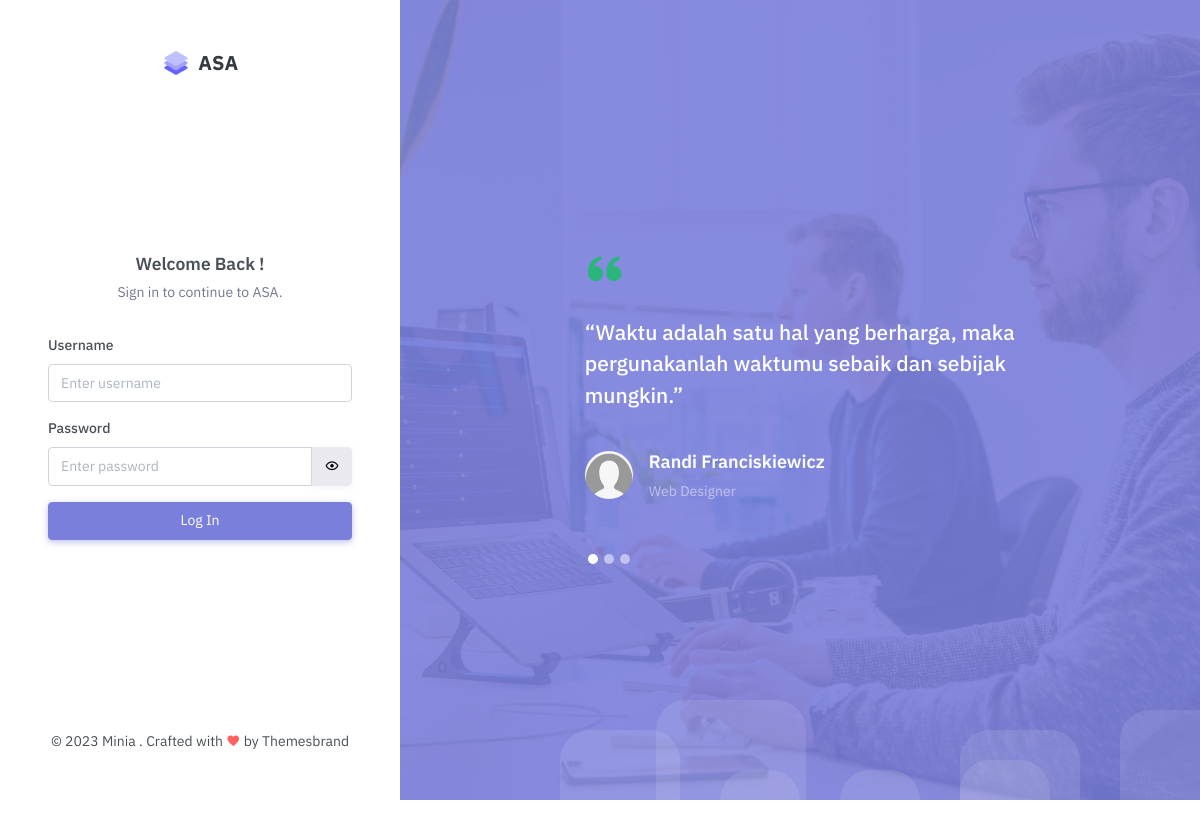
The page / on the database its author committed.
### tables this page shows
CREATE TABLE `quotes` (
  `id` int(11) NOT NULL,
  `namaguru` varchar(60) NOT NULL,
  `deskripsi` text NOT NULL,
  `datecreated` text NOT NULL
);

CREATE TABLE `dataguru` (
  `idguru` varchar(60) NOT NULL,
  `namaguru` varchar(60) NOT NULL,
  `nip` varchar(26) NOT NULL,
  `gurumapel` varchar(30) NOT NULL,
  `idkelas` varchar(30) DEFAULT NULL,
  `foto` text NOT NULL
);

### config/setting.php (called while the page is built, shortened)
<?php
    $scheme = $_SERVER['REQUEST_SCHEME'];
    $host = $_SERVER['HTTP_HOST'];
    $base_url['whatsApp'] = "$scheme://$host:8000";
    $base_url['main'] = "$scheme://$host/".MAIN_HOST;
    $base_url['assets'] = "$scheme://$host/".MAIN_HOST."/assets/";
    $base_url['foto'] = "$scheme://$host/".MAIN_HOST."/assets/uploads/";
?>

### auth/login.php (the view, shortened to what this page needs)
<?php
    if( isset( $_SESSION['lang'] ) ) {
        $lang = $_SESSION['lang'];
    }else {
        $lang = "en";
    }
    require_once "../config/setting.php";
    require_once "../config/db.php";
    $sql = "SELECT * FROM quotes JOIN dataguru ON quotes.namaguru = dataguru.namaguru GROUP BY quotes.id DESC LIMIT 3";
    $stmt = $db->prepare($sql);
    $stmt->execute();
    $lquotes = $stmt->fetchAll(PDO::FETCH_ASSOC);
    $username_err = $password_err = "";
?>
<!DOCTYPE html>
<html lang="<?php echo $lang ?>">
<head>
    <?php require_once '../layouts/head-style.php' ?>
</head>
<body>
<div class="auth-page">
    <div class="container-fluid p-0">
        <div class="row g-0">
            <div class="col-xxl-3 col-lg-4 col-md-5">
                <div class="auth-full-page-content d-flex p-sm-5 p-4">
                    <div class="w-100">
                        <div class="d-flex flex-column h-100">
                            <div class="mb-4 mb-md-5 text-center">
                                <a href="<?php echo $base_url['main']; ?>" class="d-block auth-logo">
                                    <img src="<?php echo $base_url['assets']; ?>images/logo-sm.svg" alt="" height="28"> <span class="logo-txt"><?php echo APP_NAME?></span>
                                </a>
                            </div>
                            <div class="auth-content my-auto">
                                <div class="text-center">
                                    <h5 class="mb-0">Welcome Back !</h5>
                                    <p class="text-muted mt-2">Sign in to continue to <?php echo APP_NAME?>.</p>
                                </div>
                                <form class="custom-form mt-4 pt-2" action="<?php echo htmlspecialchars($_SERVER["PHP_SELF"]); ?>" method="post">
                                    <div class="mb-3 <?php echo (!empty($username_err)) ? 'has-error' : ''; ?>">
                                        <label class="form-label" for="username">Username</label>
                                        <input type="text" class="form-control" id="username" placeholder="Enter username" name="username">
                                    </div>
                                    <div class="mb-3 <?php echo (!empty($password_err)) ? 'has-error' : ''; ?>">
                                        <div class="d-flex align-items-start">
                                            <div class="flex-grow-1">
                                                <label class="form-label" for="password">Password</label>
                                            </div>
                                        </div>
                                        <div class="input-group auth-pass-inputgroup">
                                            <input type="password" class="form-control" placeholder="Enter password" name="password" aria-label="Password" aria-describedby="password-addon">
                                            <button class="btn btn-light ms-0" type="button" id="password-addon"><i class="mdi mdi-eye-outline"></i></button>
                                        </div>
                                    </div>
                                    <div class="mb-3">
                                        <button class="btn btn-primary w-100 waves-effect waves-light" type="submit">Log In</button>
                                    </div>
                                </form>
                            </div>
                            <div class="mt-4 mt-md-5 text-center">
                                <p class="mb-0">©  Minia . Crafted with <i class="mdi mdi-heart text-danger"></i> by Themesbrand</p>
                            </div>
                        </div>
                    </div>
                </div>
            </div>
            <div class="col-xxl-9 col-lg-8 col-md-7">
                <div class="auth-bg pt-md-5 p-4 d-flex">
                    <div class="bg-overlay bg-primary"></div>
                    <ul class="bg-bubbles">
                        <li></li>
                        <li></li>
                        <li></li>
                        <li></li>
                        <li></li>
                        <li></li>
                        <li></li>
                    </ul>
                    <div class="row justify-content-center align-items-center">
                        <div class="col-xl-7">
                            <div class="p-0 p-sm-4 px-xl-0">
                                <div id="reviewcarouselIndicators" class="carousel slide" data-bs-ride="carousel">
                                    <div class="carousel-indicators carousel-indicators-rounded justify-content-start ms-0 mb-0">
                                        <button type="button" data-bs-target="#reviewcarouselIndicators" data-bs-slide-to="0" class="active" aria-current="true" aria-label="Slide 1"></button>
                                        <button type="button" data-bs-target="#reviewcarouselIndicators" data-bs-slide-to="1" aria-label="Slide 2"></button>
                                        <button type="button" data-bs-target="#reviewcarouselIndicators" data-bs-slide-to="2" aria-label="Slide 3"></button>
                                    </div>
                                    <div class="carousel-inner">
                                        <?php
                                            foreach ($lquotes as $key => $quote) {
                                                $active = $key == 0 ? 'active' : '';
                                                echo '
                                                    <div class="carousel-item '.$active.'">
                                                        <div class="testi-contain text-white">
                                                        <i class="bx bxs-quote-alt-left text-success display-6"></i>
                                                        <h4 class="mt-4 fw-medium lh-base text-white">“'.$quote['deskripsi'].'”
                                                        </h4>
                                                        <div class="mt-4 pt-3 pb-5">
                                                            <div class="d-flex align-items-start">
                                                                <div class="flex-shrink-0">
                                                                    <img src="'.$base_url['foto'].'/fotoguru/'.$quote['foto'].'" class="avatar-md img-fluid rounded-circle" alt="...">
                                                                </div>
                                                                <div class="flex-grow-1 ms-3 mb-4">
                                                                    <h5 class="font-size-18 text-white">'.$quote['namaguru'].'
                                                                    </h5>
                                                                    <p class="mb-0 text-white-50">Web Designer</p>
                                                                </div>
                                                            </div>
                                                        </div>
                                                    </div>
                                                    </div>
                                                ';
                                            }
                                        ?>
                                    </div>
                                </div>
                            </div>
                        </div>
                    </div>
                </div>
            </div>
        </div>
    </div>
</div>
</body>
</html>

### rows shown on the page
quotes: deskripsi "Waktu adalah satu hal yang berharga, maka pergunakanlah waktumu sebaik dan sebijak mungkin.", dataguru.foto (placeholder picture), dataguru.namaguru "Randi Franciskiewicz"

### other values the page prints
APP_NAME "ASA"
